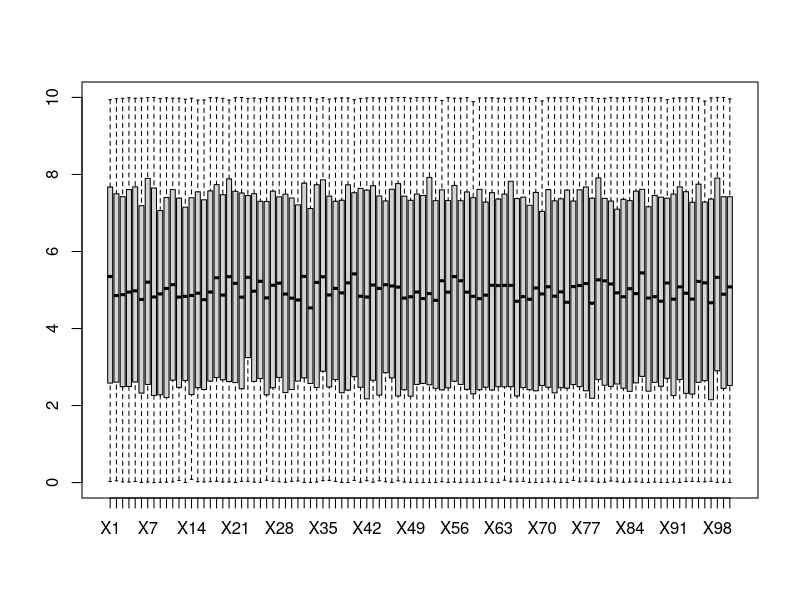
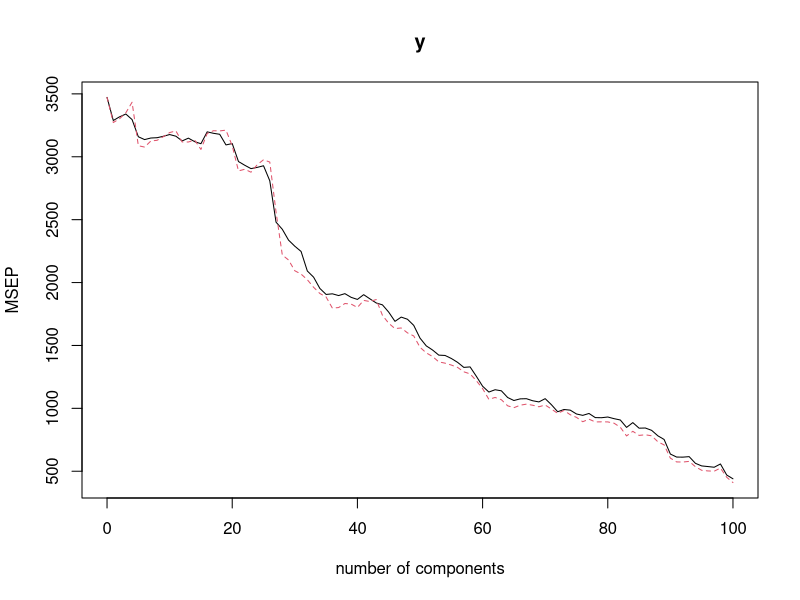
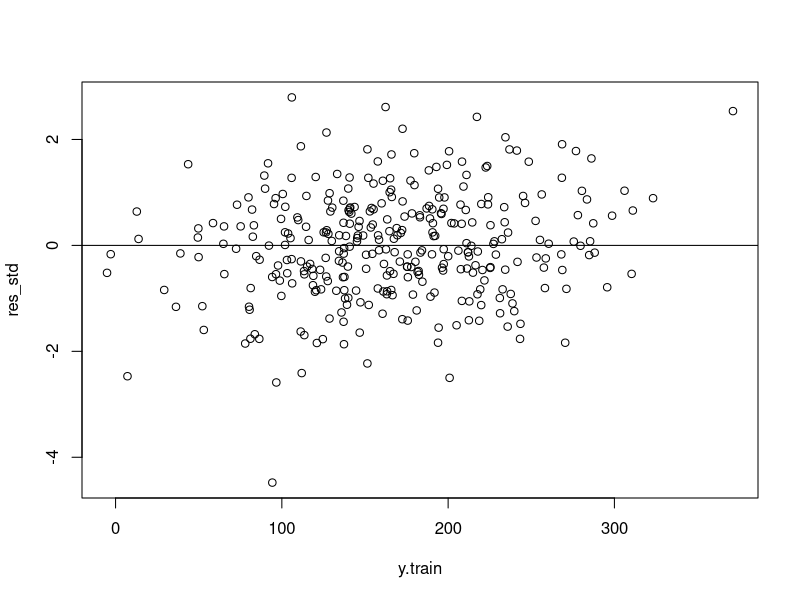
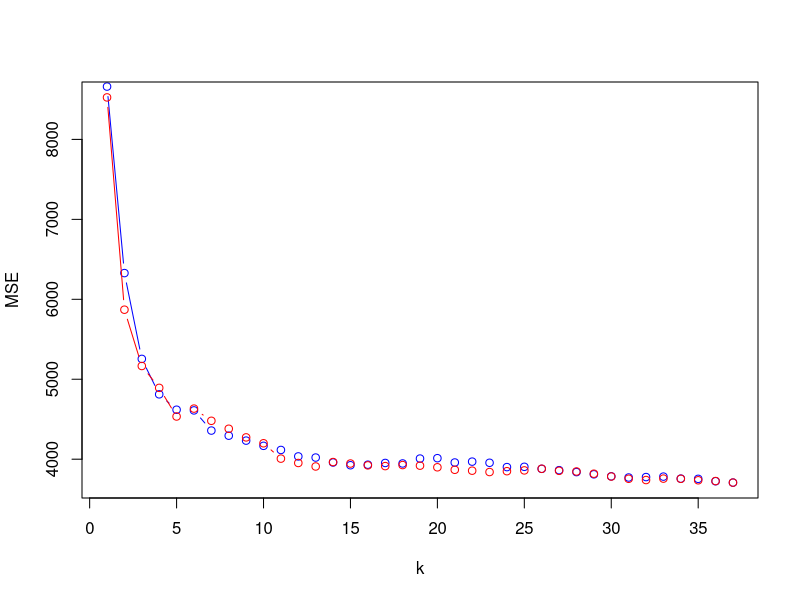
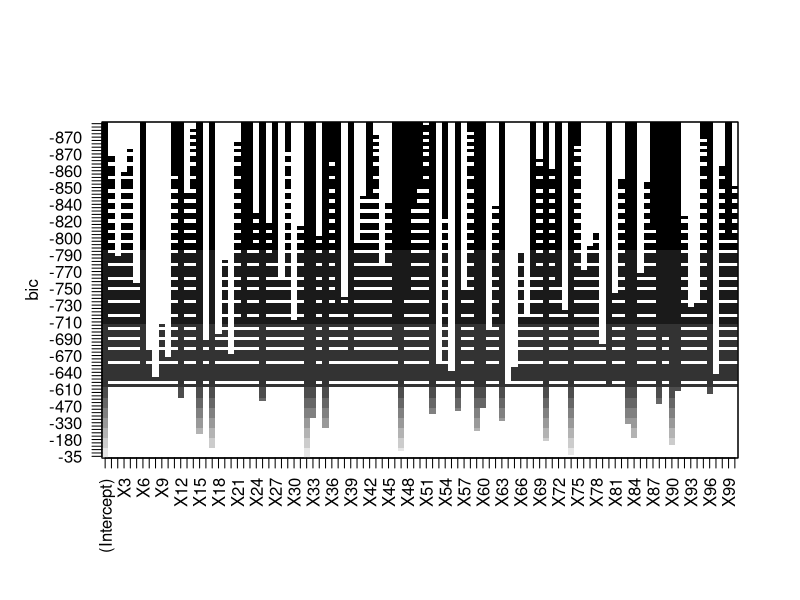
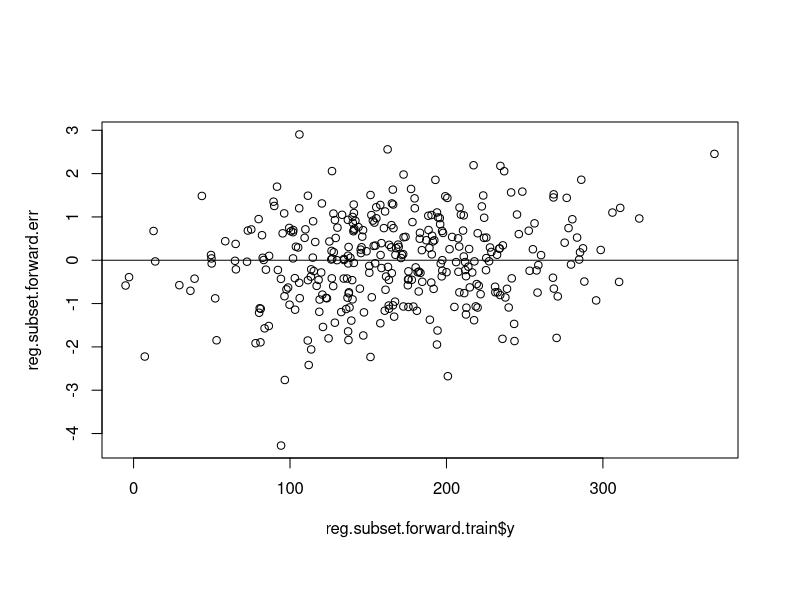
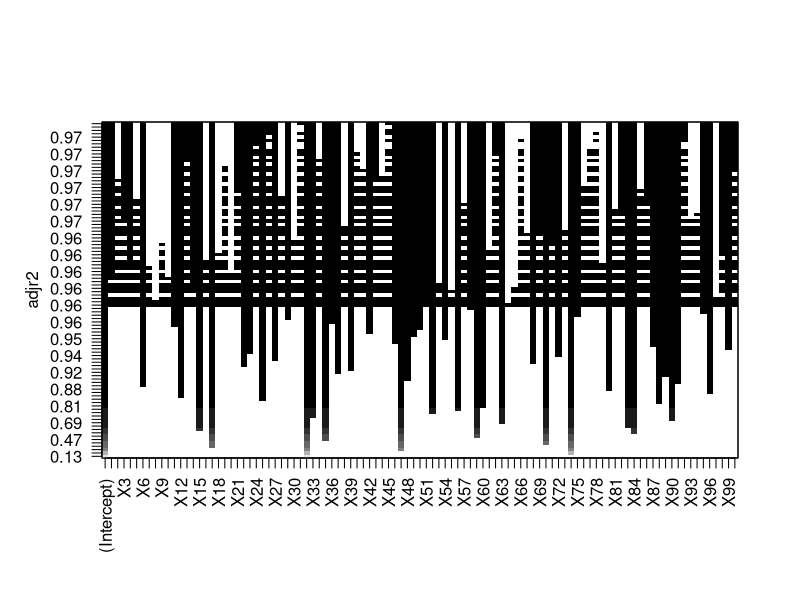
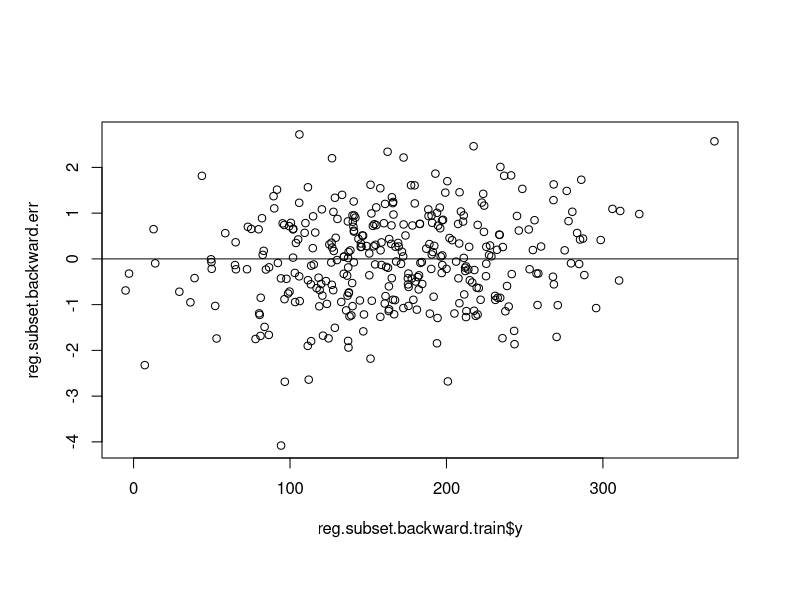

Generate these figures, in order, with R:
library(MASS)
reg.set <- read.table('TPN1_a22_reg_app.txt', header = TRUE)

#plot(reg.set[,1:10], reg.set$y)

#Séparation des partie train et test
train.percentage <- 2/3
n_reg <- nrow(reg.set)
n_train <- as.integer(n_reg * train.percentage)
n_test <- n_reg - n_train
set.seed(69)
id_train <- sample(n_reg, n_train)
data.train <- reg.set[id_train,]
data.test <- reg.set[-id_train,]
y.test <- reg.set[-id_train, c(101)]
y.train <- reg.set[id_train, c(101)]

#Regarder la plage des données
boxplot(as.data.frame(reg.set[1:100]))


#pca
library(pls)
pcr_model <- pcr(y~., data = data.test, validation = "CV")
validationplot(pcr_model, val.type="MSEP")#D'apr??s le graphe on constate qu'il faut toutes les variables pour obtenir le meilleur mod??le


#modele lineare#
reg.set.lm <- lm(formula = y ~., data = data.train)
summary(reg.set.lm)#On a d??j?? une p-value qui est assez petite en une R-Square assez grande
res_std <- rstandard(reg.set.lm)
plot(x = y.train, y = res_std)#Les r??sidus stadards parraissent pas mal
abline(0, 0)
pre.lm <- predict(reg.set.lm, newdata = data.test)
mse.lm <- mean((pre.lm - y.test) ^ 2)#200.176
#On refait la regression avec les variables significatives
#x.app.lm <- data.train[c(6, 11, 12, 15, 17,22, 23, 25, 27, 32, 33, 35, 37, 39, 46, 47, 48, 49, 52, 54, 56, 59, 60, 63, 68, 70, 72, 74, 79, 83, 84, 87, 88, 89, 90, 91, 96), ] 
#data.test.lm <- data.test[c(6, 11, 12, 15, 17, 22, 23, 25, 27, 32, 33, 35, 37, 39, 46, 47, 48, 49, 52, 54, 56, 59, 60, 63, 68, 70, 72, 74, 79, 83, 84, 87, 88, 89, 90, 91, 96), ]
#reg.set.lm.revise <- lm(formula = y~. , data = x.app.lm)
reg.set.lm.revise <- lm(formula = y~X6+X11+X12+X15+X17+X22+X23+X25+X27+X32+X33+X35+X37+X39+X46+X47+X48+X49+X52+X54+X56+X59+X60+X63+X68+X70+X72+X74+X79+X83+X84+X87+X88+X89+X90+X91+X96
                        , data = data.train)
#pre.lm.revise <- predict(reg.set.lm.revise, newdata = data.test.lm)
pre.lm.revise <- predict(reg.set.lm.revise, newdata = data.test)
mse.lm1 <- mean((pre.lm.revise - y.test) ^ 2)#200.176



#k plus proches voisins
#On utilise les variables significatives dans le modèle lineaire
library(FNN)
x.app_k <- data.train[c(6, 11, 12, 15, 17, 22, 23, 25, 27, 32, 33, 35, 37, 39, 46, 47, 48, 49, 52, 54, 56, 59, 60, 63, 68, 70, 72, 74, 79, 83, 84, 87, 88, 89, 90, 91, 96), c(-101)] 
y.app_k <- data.train[, c(101)]
x.test_k <- data.test[, c(-101)]

# Chenxin:add scale -------------------------------------------------------

x.app_k.scale <- scale(data.train[c(6, 11, 12, 15, 17, 22, 23, 25, 27, 32, 33, 35, 37, 39, 46, 47, 48, 49, 52, 54, 56, 59, 60, 63, 68, 70, 72, 74, 79, 83, 84, 87, 88, 89, 90, 91, 96), c(-101)] )
x.test_k.scale <- scale(data.test[, c(-101)])


kmin <- 10
reg.knn1 <- knn.reg(train = x.app_k, test = x.test_k, y = y.app_k, k = kmin)
mse.knn1 <- mean((reg.knn1$pred - y.test) ^ 2) #4167, trop grande

# Chenxin K variation & scale -----------------------------------------------------------------

knn_k_max <- 37

tmp <- sapply(1:knn_k_max, function(local_k){
  reg.knn.noscale <- knn.reg(train = x.app_k, test = x.test_k, y = y.app_k, k = local_k)
  res <- mean((reg.knn.noscale$pred - y.test) ^ 2)
  return(res)
})

tmp.scale <- sapply(1:knn_k_max, function(local_k){
  reg.knn.scale <- knn.reg(train = x.app_k.scale, test = x.test_k.scale, y = y.app_k, k = local_k)
  res.scale <- mean((reg.knn.scale$pred - y.test) ^ 2)
  return(res.scale)
})

knn_MSE_noscale <- tmp
knn_MSE_scale <- tmp.scale
#erreur global
plot(1:knn_k_max, knn_MSE_noscale, 
     type='b', col='blue',
     ylim=range(knn_MSE_scale),
     xlab='k', ylab='MSE', lty = 1, pch = 1)

lines(1:knn_k_max, knn_MSE_scale, type='b', col='red', lty = 1, pch = 1)
which.min(knn_MSE_scale)
min(knn_MSE_scale)
which.min(knn_MSE_noscale)
min(knn_MSE_noscale)

#MSE Minimal in37 3707, MSE decrease with k increase  scale make no significatif difference


# End Code Chenxin ---------------



#Subset selection
#Vu qu'il existe trop de variables, nous pourrions pas utiliser la m??thode best subset selection

#forward selection
library(leaps)
library(dplyr)
reg.selection.forward <- regsubsets(y~., data = data.train, method = "forward", nbest = 1, nvmax = 100)
summary_forward <- summary(reg.selection.forward)
plot(reg.selection.forward, scale = "bic")#Regarder bri??vement la plus grande adjusted R Square

rss<-data.frame(summary_forward$outmat, RSS=summary_forward$rss)
rsquare_max_forward <- summary_forward$outmat[which.max(summary_forward$adjr2),]#La ligne avec la plus grande adjr2
rsquare_max_forward[rsquare_max_forward == '*'] <- as.numeric(1)
rsquare_max_forward[rsquare_max_forward == ' '] <- as.numeric(0)
rsquare_max_forward <- as.numeric(rsquare_max_forward)#Le masque pour s??lectionner les variables
reg.subset.forward <- reg.set[c(rsquare_max_forward==1)]


n.subset.forward <- nrow(reg.subset.forward)
set.seed(69)
n.subset.forward.train <- as.integer(train.percentage * n.subset.forward)
n.subset.forward.sample <- sample(n.subset.forward, n.subset.forward.train)
reg.subset.forward.train <- reg.subset.forward[n.subset.forward.sample,]
reg.subset.forward.test <- reg.subset.forward[-n.subset.forward.sample,]
reg.subset.forward.lm <- lm(formula = y~., data = reg.subset.forward.train)
reg.subset.forward.lm.predict <- predict(reg.subset.forward.lm, newdata = reg.subset.forward.test)
reg.subset.forward.mse <- mean((reg.subset.forward.lm.predict - reg.subset.forward.test$y) ^ 2)#188.44
reg.subset.forward.err <- rstandard(reg.subset.forward.lm)
plot(reg.subset.forward.train$y, reg.subset.forward.err)
abline(0, 0)

#backward selection
reg.selection.backward <- regsubsets(y~., data = data.train, method = "backward", nbest = 1, nvmax = 100)
summary_backward <- summary(reg.selection.backward)
plot(reg.selection.backward, scale = "adjr2")
#rss<-data.frame(summary_forward$outmat, RSS=summary_forward$rss)
rsquare_max_backward <- summary_backward$outmat[which.max(summary_backward$adjr2),]
rsquare_max_backward[rsquare_max_backward == '*'] <- as.numeric(1)
rsquare_max_backward[rsquare_max_backward == ' '] <- as.numeric(0)
rsquare_max_backward <- as.numeric(rsquare_max_backward)
reg.subset.backward <- reg.set[c(rsquare_max_backward==1)]

n.subset.backward <- nrow(reg.subset.backward)
set.seed(69)
n.subset.backward.train <- as.integer(train.percentage * n.subset.backward)
n.subset.backward.sample <- sample(n.subset.backward, n.subset.backward.train)
reg.subset.backward.train <- reg.subset.backward[n.subset.backward.sample,]
reg.subset.backward.test <- reg.subset.backward[-n.subset.backward.sample,]
reg.subset.backward.lm <- lm(formula = y~., data = reg.subset.backward.train)
reg.subset.backward.lm.predict <- predict(reg.subset.backward.lm, newdata = reg.subset.backward.test)
reg.subset.backward.mse <- mean((reg.subset.backward.lm.predict - reg.subset.backward.test$y) ^ 2)#186.92
reg.subset.backward.err <- rstandard(reg.subset.backward.lm)
plot(reg.subset.backward.train$y, reg.subset.backward.err)
abline(0, 0)

#k-cross validation sur backward selection
#avec
Formula <- c(y~.-X2, 
             y~.-X2-X5, 
             y~.-X2-X5-X7, 
             y~.-X2-X5-X7-X8,
             y~.-X2-X5-X7-X8-X9,
             y~.-X2-X5-X7-X8-X9-X10, 
             y~.-X2-X5-X7-X8-X9-X10-X16, 
             y~.-X2-X5-X7-X8-X9-X10-X16-X18,
             y~.-X2-X5-X7-X8-X9-X10-X16-X18-X19, 
             y~.-X2-X5-X7-X8-X9-X10-X16-X18-X19-X20, 
             y~.-X2-X5-X7-X8-X9-X10-X16-X18-X19-X20-X28,
             y~.-X2-X5-X7-X8-X9-X10-X16-X18-X19-X20-X28-X30,
             y~.-X2-X5-X7-X8-X9-X10-X16-X18-X19-X20-X28-X30-X34,
             y~.-X2-X5-X7-X8-X9-X10-X16-X18-X19-X20-X28-X30-X34-X38,
             y~.-X2-X5-X7-X8-X9-X10-X16-X18-X19-X20-X28-X30-X34-X38-X40,
             y~.-X2-X5-X7-X8-X9-X10-X16-X18-X19-X20-X28-X30-X34-X38-X40-X41,
             y~.-X2-X5-X7-X8-X9-X10-X16-X18-X19-X20-X28-X30-X34-X38-X40-X41-X44,
             y~.-X2-X5-X7-X8-X9-X10-X16-X18-X19-X20-X28-X30-X34-X38-X40-X41-X44-X53,
             y~.-X2-X5-X7-X8-X9-X10-X16-X18-X19-X20-X28-X30-X34-X38-X40-X41-X44-X53-X55,
             y~.-X2-X5-X7-X8-X9-X10-X16-X18-X19-X20-X28-X30-X34-X38-X40-X41-X44-X53-X55-X57,
             y~.-X2-X5-X7-X8-X9-X10-X16-X18-X19-X20-X28-X30-X34-X38-X40-X41-X44-X53-X55-X57-X61,
             y~.-X2-X5-X7-X8-X9-X10-X16-X18-X19-X20-X28-X30-X34-X38-X40-X41-X44-X53-X55-X57-X61-X64,
             y~.-X2-X5-X7-X8-X9-X10-X16-X18-X19-X20-X28-X30-X34-X38-X40-X41-X44-X53-X55-X57-X61-X64-X65,
             y~.-X2-X5-X7-X8-X9-X10-X16-X18-X19-X20-X28-X30-X34-X38-X40-X41-X44-X53-X55-X57-X61-X64-X65-X66,
             y~.-X2-X5-X7-X8-X9-X10-X16-X18-X19-X20-X28-X30-X34-X38-X40-X41-X44-X53-X55-X57-X61-X64-X65-X66-X67,
             y~.-X2-X5-X7-X8-X9-X10-X16-X18-X19-X20-X28-X30-X34-X38-X40-X41-X44-X53-X55-X57-X61-X64-X65-X66-X67-X73,
             y~.-X2-X5-X7-X8-X9-X10-X16-X18-X19-X20-X28-X30-X34-X38-X40-X41-X44-X53-X55-X57-X61-X64-X65-X66-X67-X73-X76,
             y~.-X2-X5-X7-X8-X9-X10-X16-X18-X19-X20-X28-X30-X34-X38-X40-X41-X44-X53-X55-X57-X61-X64-X65-X66-X67-X73-X76-X77,
             y~.-X2-X5-X7-X8-X9-X10-X16-X18-X19-X20-X28-X30-X34-X38-X40-X41-X44-X53-X55-X57-X61-X64-X65-X66-X67-X73-X76-X77-X78,
             y~.-X2-X5-X7-X8-X9-X10-X16-X18-X19-X20-X28-X30-X34-X38-X40-X41-X44-X53-X55-X57-X61-X64-X65-X66-X67-X73-X76-X77-X78-X79,
             y~.-X2-X5-X7-X8-X9-X10-X16-X18-X19-X20-X28-X30-X34-X38-X40-X41-X44-X53-X55-X57-X61-X64-X65-X66-X67-X73-X76-X77-X78-X79-X81,
             y~.-X2-X5-X7-X8-X9-X10-X16-X18-X19-X20-X28-X30-X34-X38-X40-X41-X44-X53-X55-X57-X61-X64-X65-X66-X67-X73-X76-X77-X78-X79-X81-X85,
             y~.-X2-X5-X7-X8-X9-X10-X16-X18-X19-X20-X28-X30-X34-X38-X40-X41-X44-X53-X55-X57-X61-X64-X65-X66-X67-X73-X76-X77-X78-X79-X81-X85-X93,
             y~.-X2-X5-X7-X8-X9-X10-X16-X18-X19-X20-X28-X30-X34-X38-X40-X41-X44-X53-X55-X57-X61-X64-X65-X66-X67-X73-X76-X77-X78-X79-X81-X85-X93-X97
)
K <- 10
fold <- sample(K, n_train, replace = TRUE)
CV <- rep(0, 10)
for (i in (1:10)){
  for (k in (1:K)){
    reg.cross<-lm(Formula[[i]],data=reg.set[fold!=k,])
    pred.cross <- predict(reg.cross, newdata=reg.set[fold == k,])
    CV[i]<-CV[i]+ sum((reg.set$y[fold==k]-pred.cross)^2)
  }
  CV[i]<-CV[i] / n_reg
}
CV.min = min(CV)#181

#Puisque la m??thode backward selection est mieux, 
#nous utilisons le regroupement des variables pour refaire k plus proches voisins
reg.knn2 <- knn.reg(train = reg.subset.backward.train[, c(-66)], test = reg.subset.backward.test[, c(-66)], y = reg.subset.backward.train[,c(66)], k = kmin)
mse.knn2 <- mean((reg.knn2$pred - y.test) ^ 2)#2226

#Préparation de données pour Ridge et Lasso
library(glmnet)
x<-model.matrix(y~.,reg.set)
y<-reg.set$y
data.train.regu <- x[id_train,]
y.train.regu <- y[id_train]
data.test.regu <- x[-id_train,]
y.test.regu <- y[-id_train]

#Ridge regression
cv.out.ridge <- cv.glmnet(data.train.regu, y.train.regu, alpha = 0)
plot(cv.out.ridge)
fit.ridge <- glmnet(data.train.regu, y.train.regu, lambda = cv.out.ridge$lambda.min, alpha = 0)
ridge.predict <- predict(fit.ridge, s = cv.out.ridge$lambda.min, newx = data.test.regu)
mse.ridge <- mean((ridge.predict - y.test.regu) ^ 2)#200.44

#lasso
cv.out.lasso <- cv.glmnet(data.train.regu, y.train.regu, alpha = 1)
plot(cv.out.lasso)
fit.lasso <- glmnet(data.train.regu, y.train.regu, lambda = cv.out.lasso$lambda.min, alpha = 1)
lasso.predict <- predict(fit.lasso, s = cv.out.lasso$lambda.min, newx = data.test.regu)
mse.lasso <- mean((lasso.predict - y.test.regu) ^ 2)#178


# FUNCTION ------------------------------------------

library(MASS)
reg.set <- read.table('data/TPN1_a22_reg_app.txt', header = TRUE)

train.percentage <- 2/3
n_reg <- nrow(reg.set)
n_train <- as.integer(n_reg * train.percentage)
n_test <- n_reg - n_train
set.seed(69)
id_train <- sample(n_reg, n_train)

data.train <- reg.set[id_train,]
data.test <- reg.set[-id_train,]
y.test <- reg.set[-id_train, c(101)]
y.train <- reg.set[id_train, c(101)]



x<-model.matrix(y~.,reg.set)
y<-reg.set$y
data.train.regu <- x[id_train,]
y.train.regu <- y[id_train]
data.test.regu <- x[-id_train,]
y.test.regu <- y[-id_train]


cv.out.lasso <- cv.glmnet(data.train.regu, y.train.regu, alpha = 1)
plot(cv.out.lasso)
model.reg <- glmnet(data.train.regu, y.train.regu, lambda = cv.out.lasso$lambda.min, alpha = 1)

prediction_reg <- function(dataset) {
  #load("env.Rdata")
  library(glmnet)
  
  dataset.x <- dataset[-101]
  
  dataset.matrix = cbind("(Intercept)" = rep(1,167),as.matrix(dataset.x))
  
  predictions <- predict(model.reg, s = 0.3176887, newx = dataset.matrix)
  mse.lasso <- mean((predictions - dataset$y) ^ 2)#178
  print("La MSE est:")
  print(mse.lasso)
  return(predictions)
}
reg.set <- read.table('TPN1_a22_reg_app.txt', header = TRUE)

# Seconde version qui retourne des numeric

#Préparation de données pour Lasso
library(glmnet)
library(Matrix)
x<-model.matrix(y~.,reg.set)
y<-reg.set$y


data.test.reg <- data.test

cv.out.lasso <- cv.glmnet(x, y, alpha = 1)
plot(cv.out.lasso)
model.reg <- glmnet(x, y, lambda = cv.out.lasso$lambda.min, alpha = 1)
cv.out.lasso <- cv.glmnet(x, y, alpha = 1)


prediction_reg <- function(dataset) {
  library(glmnet)
  library(Matrix)
  x<-model.matrix(y~.,dataset)
  predictions <- predict(model.reg, s = 0.2419425, newx = x) # the value is lambda min
  print(mean((predictions - dataset$y) ^ 2))
  return(as.numeric(predictions))
}

pred <- prediction_reg(data.test)
